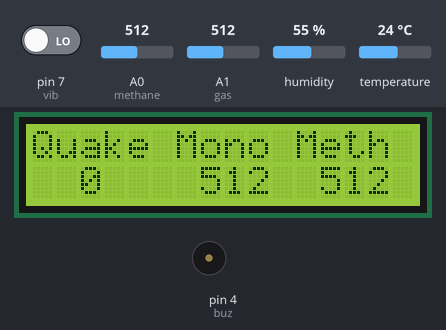
A sketch run on a simulated Arduino Uno, built with avr-gcc and run on an emulated ATmega328P. On the bench: 16×2 character LCD, buzzer (waves = sounding, pin HIGH). Wiring (inferred from the names in the program): DHT11 sensor: data A3. The test bench sets the inputs (shaded band); at power-on: pin 7 (vib) LOW, A0 (methane) = 512, A1 (gas) = 512, humidity 55 %, temperature 24 °C. What the sketch prints to the serial monitor is not drawn.

Above: at 2.7 s.
2.8 s: pin 7 (vib) driven HIGH
At 14.0 s:
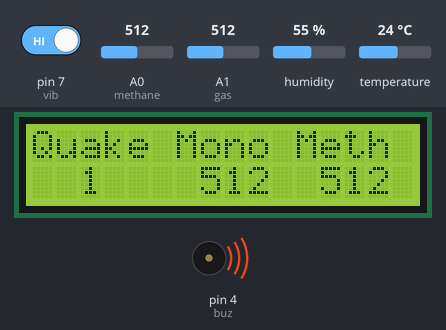
15.1 s: A0 (methane) set to 460
At 15.5 s:
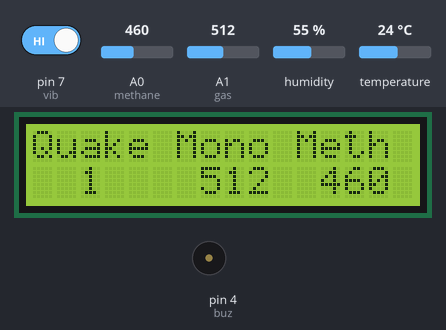
22.1 s: A1 (gas) set to 482
At 29.4 s:
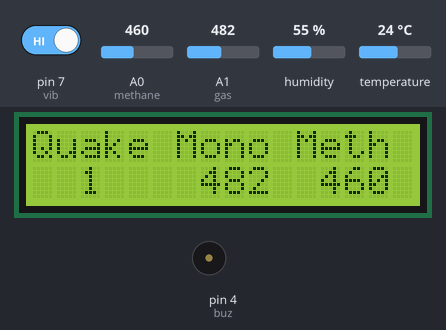
34.4 s: A1 (gas) set to 460
At 36.3 s:
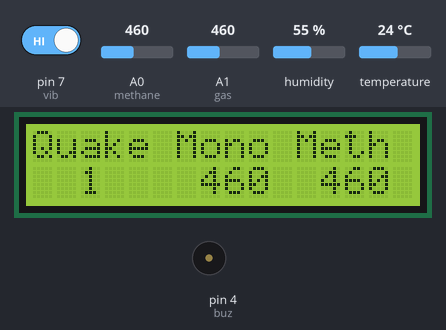
41.5 s: A0 (methane) set to 481
At 48.4 s:
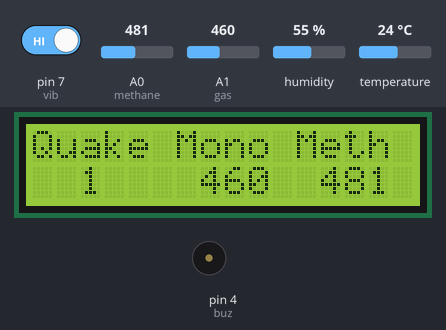
53.6 s: A0 (methane) set to 306
At 55.0 s:
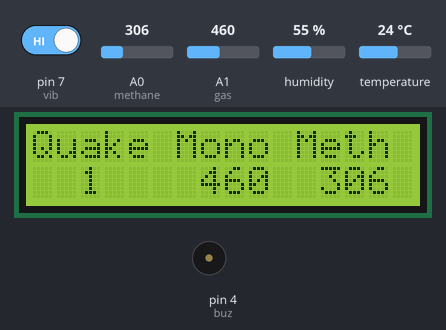
Timing chart, 0 to 61.4 s (numbered marks = the images above; inputs shaded):
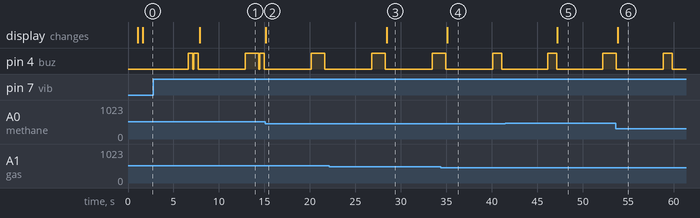

The sketch:

Mining.ino
```cpp
#include "dht.h"
#include <Wire.h>
#include <LiquidCrystal_I2C.h>


#define dht_apin A3

dht DHT;

int gas = A1;
int vib = 7;
int methane = A0;
int buz = 4;
int vib1 = 0;
int meth = 0;
int gas1 = 0;


LiquidCrystal_I2C lcd(0x27, 16, 2);

void setup() {
  pinMode(gas,INPUT);
  pinMode(vib,INPUT);
  pinMode(methane,INPUT);
  pinMode(buz,OUTPUT);
  Serial.begin(9600);
  lcd.begin();
  lcd.backlight();

  lcd.setCursor(4,0);
  lcd.print("Mining");
  lcd.setCursor(4,1);
  lcd.print("Project");
  delay(1000);
  lcd.clear();
  delay(500);
}


void humid()
{
  DHT.read11(dht_apin);


    Serial.print(DHT.humidity);
    Serial.print("|");

    Serial.print(DHT.temperature);
    Serial.print("|");

    delay(5000);
    //lcd.clear();
    //lcd.setCursor(0,0);
    //lcd.print("Humid");
    //lcd.setCursor(0,1);
    //lcd.print(DHT.humidity);

   // lcd.setCursor(6,0);
    //lcd.print("Temp");
    //lcd.setCursor(6,1);
   // lcd.print(DHT.temperature);


}

void buzzer()
{

if( vib1 == 1 )
  {
    digitalWrite(buz,HIGH);
    //lcd.clear();
    //lcd.setCursor(3,0);
    //lcd.print("EARTHQUAKE!!!");
    delay(1000);
  }
  else
  {
   // lcd.clear();
    digitalWrite(buz,LOW);
  }

  if( meth > 470 )
  {
    digitalWrite(buz,HIGH);
    delay(500);
    digitalWrite(buz,LOW);
    delay(100);
  }
  else
  {
    digitalWrite(buz,LOW);
  }

  if( gas1 > 470 )
  {
    digitalWrite(buz,HIGH);
    delay(500);
    digitalWrite(buz,LOW);
    delay(100);
  }
  else
  {
    digitalWrite(buz,LOW);
  }

}

void loop()
{

  buzzer();

  lcd.clear();
  vib1 = digitalRead(vib);
  lcd.setCursor(0,0);
  lcd.print("Quake");
  lcd.setCursor(2,1);
  lcd.print(vib1);


  gas1 = analogRead(gas);
  Serial.print(gas1);
  Serial.print("|");
  lcd.setCursor(6,0);
  lcd.print("Mono");
  lcd.setCursor(7,1);
  lcd.print(gas1);

  meth = analogRead(methane);
  Serial.print(meth);
  Serial.print("|");
  lcd.setCursor(11,0);
  lcd.print("Meth");
  lcd.setCursor(12,1);
  lcd.print(meth);

  humid();


}
```

Measured:
- after the input at 2.8 s, the display: changes after 5.1 s (image 1)
- after the input at 15.1 s, pin 4 (buz): goes on until 21.6 s, then stays LOW; the display: changes at once (image 2)
- after the input at 22.1 s, the display: changes after 6.3 s (image 3)
- after the input at 34.4 s, the display: changes after 0.69 s (image 4)
- after the input at 41.5 s, pin 4 (buz): goes on until 52.2 s, then stays HIGH; the display: changes after 5.7 s (image 5)
- after the input at 53.6 s, the display: changes after 0.25 s (image 6)
